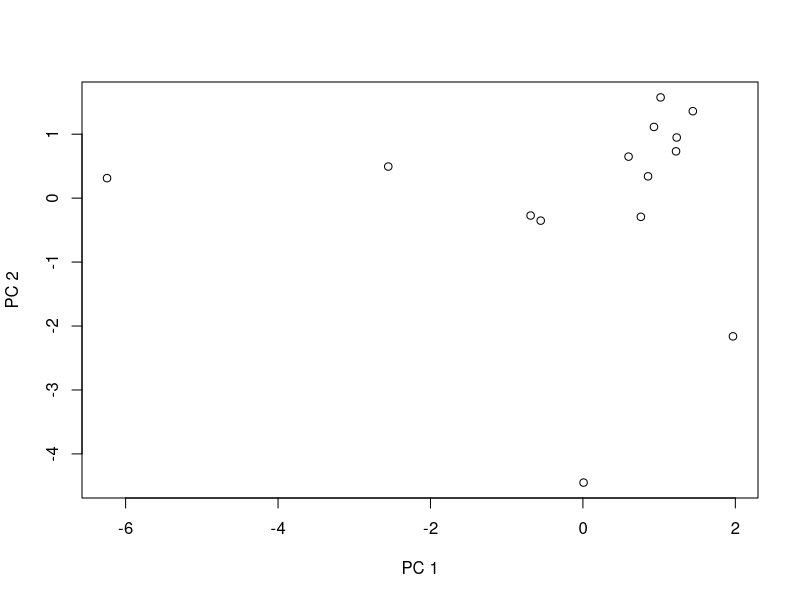
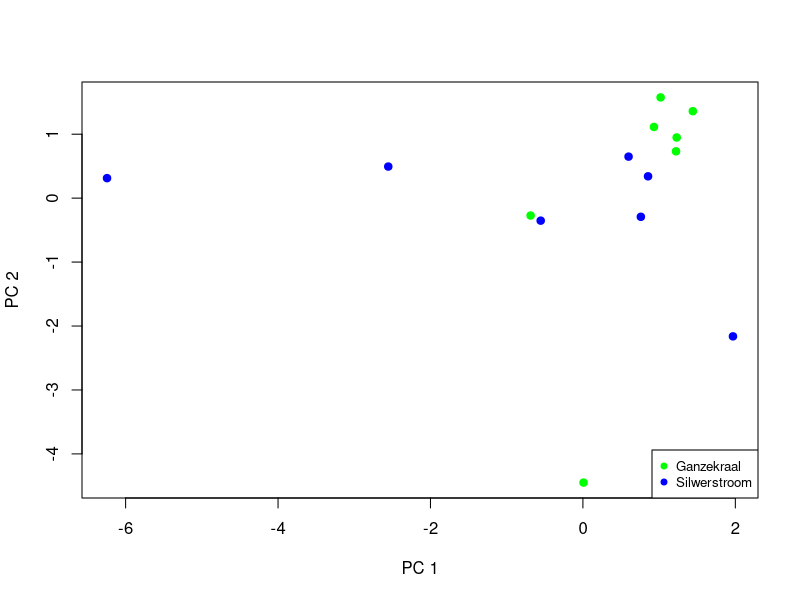

These figures' R source, in order:
## ---- chunk 1
rm(list=ls())
library(tidyverse)
library(readxl)
library(vegan)
data <- read_excel("zooplankton_data.xlsx") #enter the data
## ---- chunk 2
workdata= data[1:14,2:15]
workdata = workdata 
pca.fit <- prcomp(x = workdata[, -c(1)], scale. = T) # scale=T ensures all variables are scaled to have a mean 
## ---- chunk 3
pca.summary <- summary(pca.fit)
ls(pca.summary) #produces a list of objects in the summary
# We want to know what the important factors are from the PCS 

pca.summary$importance #checking the variables within the importance column

pca.summary$rotation #checking the variables within the rotation column
## ---- chunk 4
plot(x=pca.fit$x[,1],
     y = pca.fit$x[,2],
     xlab = "PC 1",
     ylab = "PC 2")
## ---- chunk 5
#Separate out the location data
locations <- unique(data$Site)
locations
#Assign each location a different colour
legend.cols <- c("green", "blue")

#
pt.cols <- rep(x = legend.cols[1], length = nrow(data))
pt.cols[data$Site == locations[2]] <- legend.cols[2]

#plot

plot(x = pca.fit$x[, 1],
     y = pca.fit$x[, 2],
     xlab = "PC 1",
     ylab = "PC 2",
     pch = 19,
     col = pt.cols)
#Check for redundancies
locations
length(locations)
locations <- locations[-3] #remove the NA column
legend.cols <- legend.cols[-3]

legend("bottomright", 
       legend = locations, 
       pch = 19, 
       col = legend.cols, 
       cex = 0.8)
